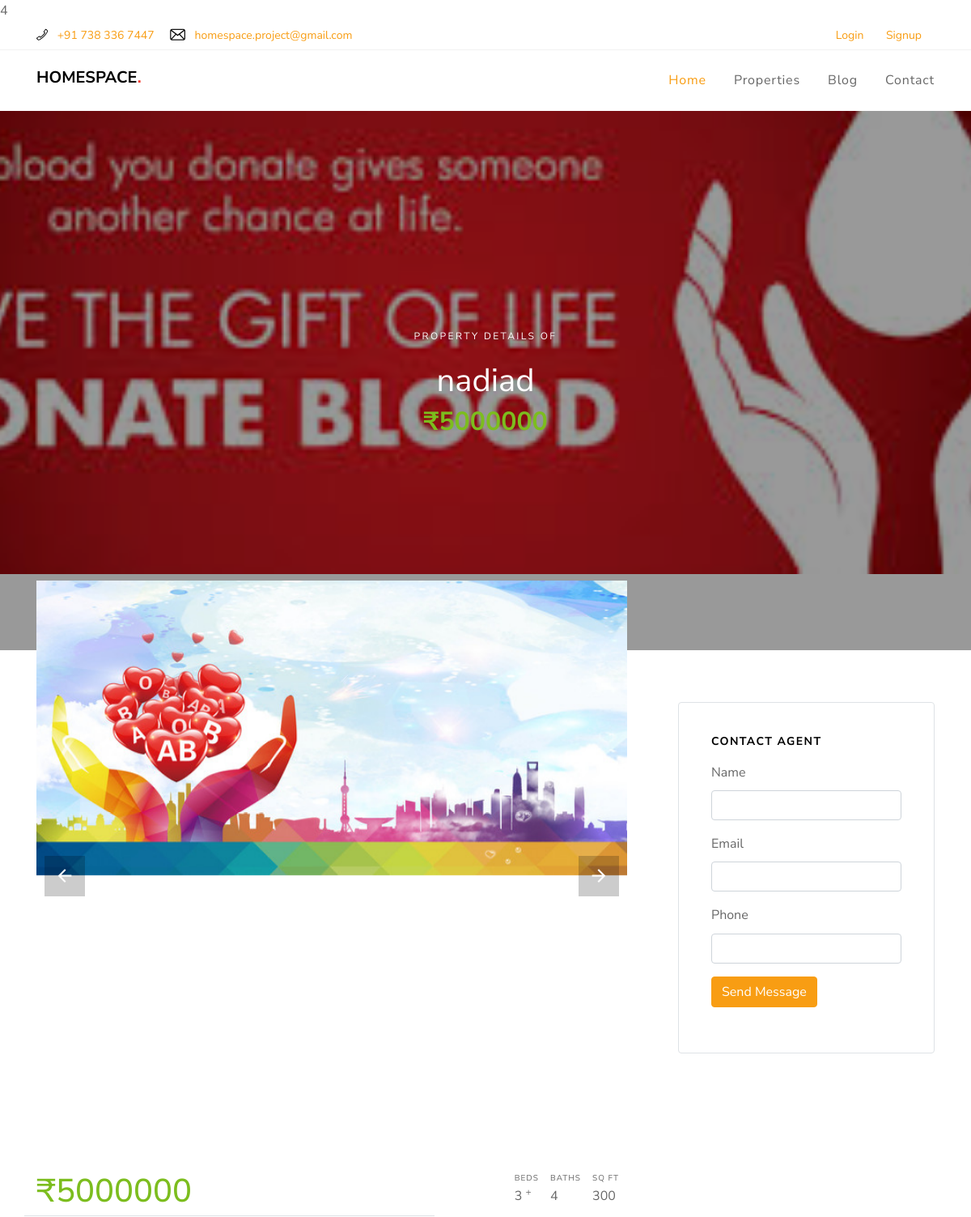
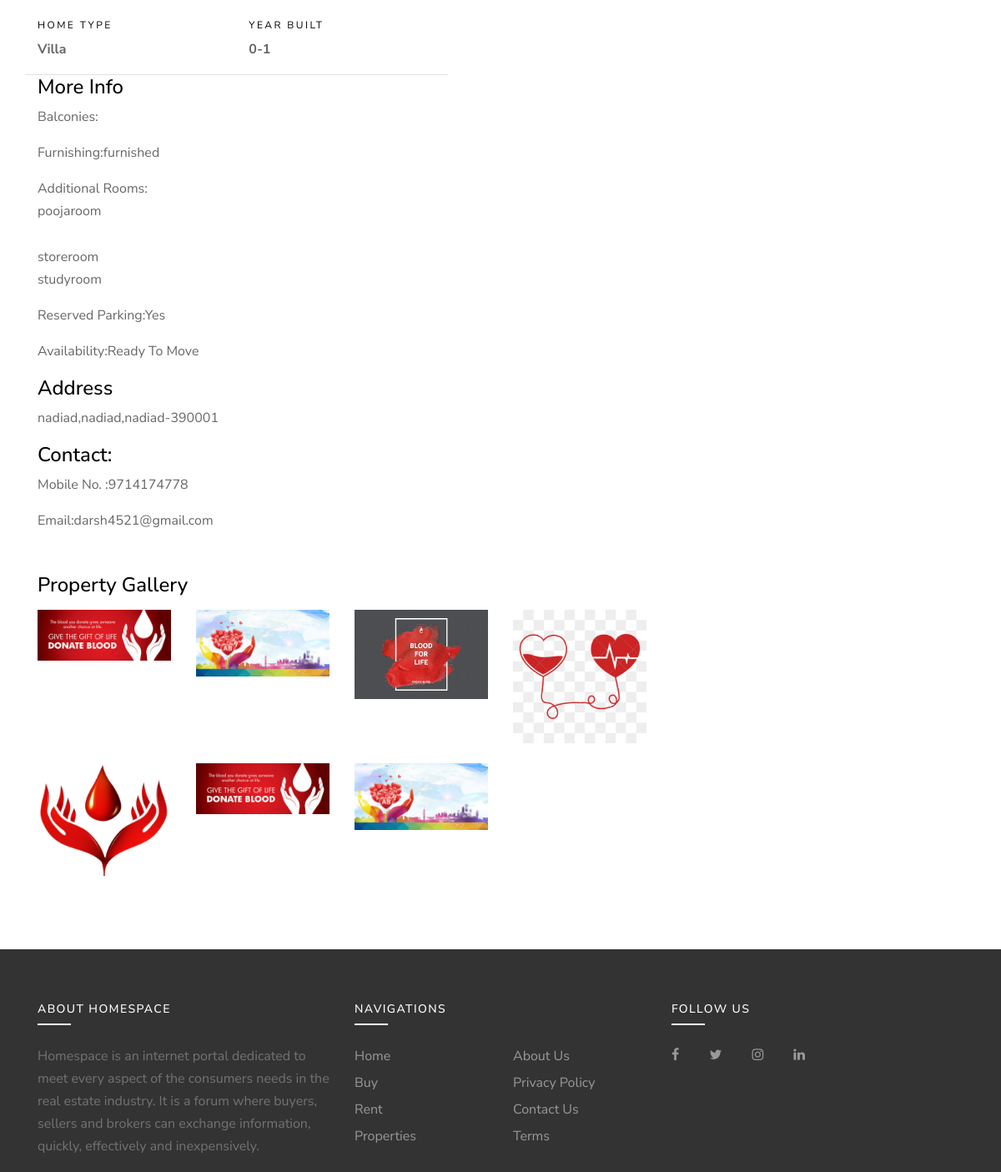
Page /homespace/property-details.php?pid=27 on the committed database (2 pictures, top to bottom).
### tables this page shows
CREATE TABLE `properties` (
  `property_id` int(11) NOT NULL,
  `user_id` int(11) NOT NULL,
  `user_type` varchar(6) NOT NULL,
  `property_for` varchar(10) NOT NULL,
  `property_type` varchar(10) NOT NULL,
  `address` varchar(75) NOT NULL,
  `landmark` varchar(50) NOT NULL,
  `pincode` varchar(6) NOT NULL,
  `city` varchar(50) NOT NULL,
  `state` varchar(20) NOT NULL,
  `area` varchar(10) NOT NULL,
  `bedrooms` varchar(2) NOT NULL,
  `bathrooms` varchar(2) NOT NULL,
  `balconies` varchar(2) NOT NULL,
  `poojaroom` varchar(15) NOT NULL,
  `studyroom` varchar(15) NOT NULL,
  `serventroom` varchar(15) NOT NULL,
  `storeroom` varchar(15) NOT NULL,
  `furnishing` varchar(15) NOT NULL,
  `parking` varchar(3) NOT NULL,
  `availability` varchar(20) NOT NULL,
  `property_age` varchar(5) NOT NULL,
  `price` varchar(20) NOT NULL,
  `img1` varchar(100) DEFAULT NULL,
  `img2` varchar(100) DEFAULT NULL,
  `img3` varchar(100) DEFAULT NULL,
  `img4` varchar(100) DEFAULT NULL,
  `img5` varchar(100) DEFAULT NULL,
  `img6` varchar(100) DEFAULT NULL,
  `img7` varchar(100) DEFAULT NULL,
  `sold` varchar(3) NOT NULL DEFAULT 'no'
);

CREATE TABLE `user` (
  `user_id` int(11) NOT NULL,
  `name` varchar(50) NOT NULL,
  `password` varchar(50) NOT NULL,
  `email` varchar(70) NOT NULL,
  `mobile` varchar(10) NOT NULL
);

### homespace/property-details.php (the view, shortened to what this page needs)
<?php
  include 'dbconnection.php';
  $pid = $_GET['pid'];
  $q = "select * from properties where property_id='$pid'";
  $res= $con->query($q);
  if($res->num_rows)
  {
    while($row = $res->fetch_assoc())
    {
            $user_id = $row['user_id'];
            $property_type = $row["property_type"];
            $address = $row["address"];
            $landmark = $row["landmark"];
            $pincode = $row["pincode"];
            $city = $row["city"];
            $area = $row["area"];
            $bedrooms = $row["bedrooms"];
            $bathrooms = $row["bathrooms"];
            $balconies = $row["balconies"];
            $poojaroom = $row["poojaroom"];
            $studyroom = $row["studyroom"];
            $serventroom = $row["serventroom"];
            $storeroom = $row["storeroom"];
            $furnishing = $row["furnishing"];
            $parking = $row["parking"];
            $availability = $row["availability"];
            $age = $row["property_age"];
            $price = $row["price"];
            $img1 = $row["img1"];
            $img2 = $row["img2"];
            $img3 = $row["img3"];
            $img4 = $row["img4"];
            $img5 = $row["img5"];
            $img6 = $row["img6"];
            $img7 = $row["img7"];
          }
          $nq="select * from user where user_id='$user_id'";
  $nres= $con->query($nq);
  if($nres->num_rows)
  {
    while($nrow = $nres->fetch_assoc())
    {
      $no=$nrow['mobile'];
      $email=$nrow['email'];
    }
  }
    }
?>
<!DOCTYPE html>
<html lang="en">
  <head>
    <link rel="stylesheet" href="fonts/icomoon/style.css">
    <link rel="stylesheet" href="css/bootstrap.min.css">
    <link rel="stylesheet" href="css/magnific-popup.css">
    <link rel="stylesheet" href="css/jquery-ui.css">
    <link rel="stylesheet" href="css/owl.carousel.min.css">
    <link rel="stylesheet" href="css/owl.theme.default.min.css">
    <link rel="stylesheet" href="css/bootstrap-datepicker.css">
    <link rel="stylesheet" href="css/mediaelementplayer.css">
    <link rel="stylesheet" href="css/animate.css">
    <link rel="stylesheet" href="fonts/flaticon/font/flaticon.css">
    <link rel="stylesheet" href="css/fl-bigmug-line.css">
    <link rel="stylesheet" href="css/aos.css">
    <link rel="stylesheet" href="css/style.css">
  </head>
  <body>
  <?php include 'header.php'; ?>
<?php
    echo "<div class='site-blocks-cover overlay' style='background-image: url(upload_images/$img1');' data-aos='fade' data-stellar-background-ratio='0.5'>";
?>
      <div class="container">
        <div class="row align-items-center justify-content-center text-center">
          <div class="col-md-10">
            <span class="d-inline-block text-white px-3 mb-3 property-offer-type rounded">Property Details of</span>
            <h1 class="mb-2"><?php echo $address; ?></h1>
            <p class="mb-5"><strong class="h2 text-success font-weight-bold"><?php echo '₹'.$price; ?></strong></p>
          </div>
        </div>
      </div>
    </div>
    <div class="site-section site-section-sm">
      <div class="container">
        <div class="row">
          <div class="col-lg-8" style="margin-top: -150px;">
            <div class="mb-5">
              <div class="slide-one-item home-slider owl-carousel">
                <div><img src="upload_images/<?php echo $img2; ?>" alt="Image" class="img-fluid"></div>
              </div>
            </div>
            <div class="bg-white">
              <div class="row mb-5">
                <div class="col-md-6">
                  <strong class="text-success h1 mb-3"><?php echo '₹'.$price; ?></strong>
                </div>
                <div class="col-md-6">
                  <ul class="property-specs-wrap mb-3 mb-lg-0  float-lg-right">
                  <li>
                    <span class="property-specs">Beds</span>
                    <span class="property-specs-number"><?php echo $bedrooms; ?> <sup>+</sup></span>
                  </li>
                  <li>
                    <span class="property-specs">Baths</span>
                    <span class="property-specs-number"><?php echo $bathrooms; ?></span>
                  </li>
                  <li>
                    <span class="property-specs">SQ FT</span>
                    <span class="property-specs-number"><?php echo $area; ?></span>
                  </li>
                </ul>
                </div>
              </div>
              <div class="row mb-5">
                <div class="col-md-6 col-lg-4 text-left border-bottom border-top py-3">
                  <span class="d-inline-block text-black mb-0 caption-text">Home Type</span>
                  <strong class="d-block"><?php echo $property_type; ?></strong>
                </div>
                <div class="col-md-6 col-lg-4 text-left border-bottom border-top py-3">
                  <span class="d-inline-block text-black mb-0 caption-text">Year Built</span>
                  <strong class="d-block"><?php echo $age; ?></strong>
                </div>
              </div>
              <h2 class="h4 text-black">More Info</h2>
              <p>Balconies:<?php echo $balconies; ?></p>
              <p>Furnishing:<?php echo $furnishing; ?>
              <p>Additional Rooms:<?php echo "<br>".$poojaroom."<br>".$serventroom."<br>".$storeroom."<br>".$studyroom."<br>"; ?></p>
              <p>Reserved Parking:<?php echo $parking; ?></p>
              <p>Availability:<?php echo $availability; ?></p>
              <h2 class="h4 text-black">Address</h2>
              <p><?php echo $address.",".$landmark.",".$city."-".$pincode ; ?></p>
              <h2 class="h4 text-black">Contact:</h2>
              <p>Mobile No. :<?php echo $no; ?></p>
              <p>Email:<?php echo $email; ?></p>
              <div class="row mt-5">
                <div class="col-12">
                  <h2 class="h4 text-black mb-3">Property Gallery</h2>
                </div>
                <div class="col-sm-6 col-md-4 col-lg-3 mb-4">
                  <a href="upload_images/<?php echo $img1; ?>" class="image-popup gal-item"><img src="upload_images/<?php echo $img1; ?>" alt="Image" class="img-fluid"></a>
                </div>
                <div class="col-sm-6 col-md-4 col-lg-3 mb-4">
                  <a href="upload_images/<?php echo $img2; ?>" class="image-popup gal-item"><img src="upload_images/<?php echo $img2; ?>" alt="Image" class="img-fluid"></a>
                </div>
                <div class="col-sm-6 col-md-4 col-lg-3 mb-4">
                  <a href="upload_images/<?php echo $img3; ?>" class="image-popup gal-item"><img src="upload_images/<?php echo $img3; ?>" alt="Image" class="img-fluid"></a>
                </div>
                <div class="col-sm-6 col-md-4 col-lg-3 mb-4">
                  <a href="upload_images/<?php echo $img4; ?>" class="image-popup gal-item"><img src="upload_images/<?php echo $img4; ?>" alt="Image" class="img-fluid"></a>
                </div>
                <div class="col-sm-6 col-md-4 col-lg-3 mb-4">
                  <a href="upload_images/<?php echo $img5; ?>" class="image-popup gal-item"><img src="upload_images/<?php echo $img5; ?>" alt="Image" class="img-fluid"></a>
                </div>
                <div class="col-sm-6 col-md-4 col-lg-3 mb-4">
                  <a href="upload_images/<?php echo $img6; ?>" class="image-popup gal-item"><img src="upload_images/<?php echo $img6; ?>" alt="Image" class="img-fluid"></a>
                </div>
                <div class="col-sm-6 col-md-4 col-lg-3 mb-4">
                  <a href="upload_images/<?php echo $img7; ?>" class="image-popup gal-item"><img src="upload_images/<?php echo $img7; ?>" alt="Image" class="img-fluid"></a>
                </div>
              </div>
            </div>
          </div>
          <div class="col-lg-4 pl-md-5">
            <div class="bg-white widget border rounded">
              <h3 class="h4 text-black widget-title mb-3">Contact Agent</h3>
              <form action="" class="form-contact-agent">
                <div class="form-group">
                  <label for="name">Name</label>
                  <input type="text" id="name" class="form-control">
                </div>
                <div class="form-group">
                  <label for="email">Email</label>
                  <input type="email" id="email" class="form-control">
                </div>
                <div class="form-group">
                  <label for="phone">Phone</label>
                  <input type="text" id="phone" class="form-control">
                </div>
                <div class="form-group">
                  <input type="submit" id="phone" class="btn btn-primary" value="Send Message">
                </div>
              </form>
            </div>
          </div>
        </div>
      </div>
    </div>
     <?php
    include 'footer.php';
?>
  </body>
</html>

### homespace/header.php (shortened to what this page needs)
<!DOCTYPE html>
<html lang="en">
  <head>
    <link rel="stylesheet" href="fonts/icomoon/style.css">
    <link rel="stylesheet" href="css/bootstrap.min.css">
    <link rel="stylesheet" href="css/magnific-popup.css">
    <link rel="stylesheet" href="css/jquery-ui.css">
    <link rel="stylesheet" href="css/owl.carousel.min.css">
    <link rel="stylesheet" href="css/owl.theme.default.min.css">
    <link rel="stylesheet" href="css/bootstrap-datepicker.css">
    <link rel="stylesheet" href="css/mediaelementplayer.css">
    <link rel="stylesheet" href="css/animate.css">
    <link rel="stylesheet" href="fonts/flaticon/font/flaticon.css">
    <link rel="stylesheet" href="css/fl-bigmug-line.css">
    <link rel="stylesheet" href="css/aos.css">
    <link rel="stylesheet" href="css/style.css">
  </head>
  <body>
  <div class="site-wrap">
    <div class="border-bottom bg-white top-bar">
      <div class="container">
        <div class="row align-items-center">
          <div class="col-6 col-md-6">
            <p class="mb-0">
              <a href="#" class="mr-3"><span class="text-black fl-bigmug-line-phone351"></span> <span class="d-none d-md-inline-block ml-2">+91 738 336 7447</span></a>
              <a href="#"><span class="text-black fl-bigmug-line-email64"></span> <span class="d-none d-md-inline-block ml-2">homespace.project@gmail.com</span></a>
            </p>
          </div>
          <div class="col-6 col-md-6 text-right">
            <?php
            if(isset($_SESSION['name'])){
          echo
              "<div class='dropdown1'>".$_SESSION['name'].
                 "&nbsp &nbsp <a href='seepost.php'>SEE POST</a>
                <a href='changepass.php'>Change Password</a>
              <a href='logout.php'>Logout</a>
            </div>
          </div>";
            }
            else{
              echo'
            <a href="login.php" class="mr-3"><span class="d-none d-md-inline-block ml-2">Login</span></a>
            <a href="signup.php" class="mr-3"><span class="d-none d-md-inline-block ml-2">Signup</span></a>';
            }
      ?>
          </div>
      </div>
        </div>
    </div>
    <div class="site-navbar">
        <div class="container py-1">
          <div class="row align-items-center">
            <div class="col-8 col-md-8 col-lg-4">
              <h1 class=""><a href="index.php" class="h5 text-uppercase text-black"><strong>HomeSpace<span class="text-danger">.</span></strong></a></h1>
            </div>
            <div class="col-4 col-md-4 col-lg-8">
              <nav class="site-navigation text-right text-md-right" role="navigation">
                <ul class="site-menu js-clone-nav d-none d-lg-block">
                  <li class="active">
                    <a href="index.php">Home</a>
                  </li>
                  <li>
                    <a href="properties-submit.php">Properties</a>
                  </li>
                  <li><a href="blog.php">Blog</a></li>
                  <li><a href="contact.php">Contact</a></li>
                </ul>
              </nav>
            </div>
          </div>
        </div>
      </div>
    </div>
  </body>
</html>

### homespace/footer.php (shortened to what this page needs)
<!DOCTYPE html>
<html lang="en">
  <head>
    <link rel="stylesheet" href="fonts/icomoon/style.css">
    <link rel="stylesheet" href="css/bootstrap.min.css">
    <link rel="stylesheet" href="css/magnific-popup.css">
    <link rel="stylesheet" href="css/jquery-ui.css">
    <link rel="stylesheet" href="css/owl.carousel.min.css">
    <link rel="stylesheet" href="css/owl.theme.default.min.css">
    <link rel="stylesheet" href="css/bootstrap-datepicker.css">
    <link rel="stylesheet" href="css/mediaelementplayer.css">
    <link rel="stylesheet" href="css/animate.css">
    <link rel="stylesheet" href="fonts/flaticon/font/flaticon.css">
    <link rel="stylesheet" href="css/fl-bigmug-line.css">
    <link rel="stylesheet" href="css/aos.css">
    <link rel="stylesheet" href="css/style.css">
  </head>
  <body>
    <footer class="site-footer">
      <div class="container">
        <div class="row">
          <div class="col-lg-4">
            <div class="mb-5">
              <h3 class="footer-heading mb-4">About HomeSpace</h3>
              <p>Homespace is an internet portal dedicated to meet every aspect of the consumers needs in the real estate industry. It is a forum where buyers, sellers and brokers can exchange information, quickly, effectively and inexpensively.</p>
            </div>
          </div>
          <div class="col-lg-4 mb-5 mb-lg-0">
            <div class="row mb-5">
              <div class="col-md-12">
                <h3 class="footer-heading mb-4">Navigations</h3>
              </div>
              <div class="col-md-6 col-lg-6">
                <ul class="list-unstyled">
                  <li><a href="index.php">Home</a></li>
                  <li><a href="#">Buy</a></li>
                  <li><a href="#">Rent</a></li>
                  <li><a href="#">Properties</a></li>
                </ul>
              </div>
              <div class="col-md-6 col-lg-6">
                <ul class="list-unstyled">
                  <li><a href="#">About Us</a></li>
                  <li><a href="#">Privacy Policy</a></li>
                  <li><a href="#">Contact Us</a></li>
                  <li><a href="#">Terms</a></li>
                </ul>
              </div>
            </div>
          </div>
          <div class="col-lg-4 mb-5 mb-lg-0">
            <h3 class="footer-heading mb-4">Follow Us</h3>
                <div>
                  <a href="#" class="pl-0 pr-3"><span class="icon-facebook"></span></a>
                  <a href="#" class="pl-3 pr-3"><span class="icon-twitter"></span></a>
                  <a href="#" class="pl-3 pr-3"><span class="icon-instagram"></span></a>
                  <a href="#" class="pl-3 pr-3"><span class="icon-linkedin"></span></a>
                </div>
          </div>
        </div>
      </div>
    </footer>
  </body>
</html>

### homespace/css/fl-bigmug-line.css (style rules this page uses)
.fl-bigmug-line-ico, [class^="fl-bigmug-line-"]:before, [class*=" fl-bigmug-line-"]:before, [class^="fl-bigmug-line-"]:after, [class*=" fl-bigmug-line-"]:after { font-family: 'fl-bigmug-line'; font-size: inherit; font-weight: 400; font-style: normal; -webkit-font-smoothing: antialiased; -moz-osx-font-smoothing: grayscale; }
.fl-bigmug-line-email64:before { content: "\e03c"; }
.fl-bigmug-line-phone351:before { content: "\e085"; }

### rows in the picture
properties: img1 (picture), address "nadiad", price "5000000", img2 (picture), bedrooms "3", bathrooms "4", area "300", property_type "Villa", property_age "0-1", furnishing "furnished", poojaroom "poojaroom", storeroom "storeroom", studyroom "studyroom", parking "Yes", availability "Ready To Move", landmark "nadiad", city "nadiad", pincode "390001", img3 (picture), img4 (picture), img5 (picture), img6 (picture), img7 (picture)
user: mobile "9714174778", email "darsh4521@gmail.com"
